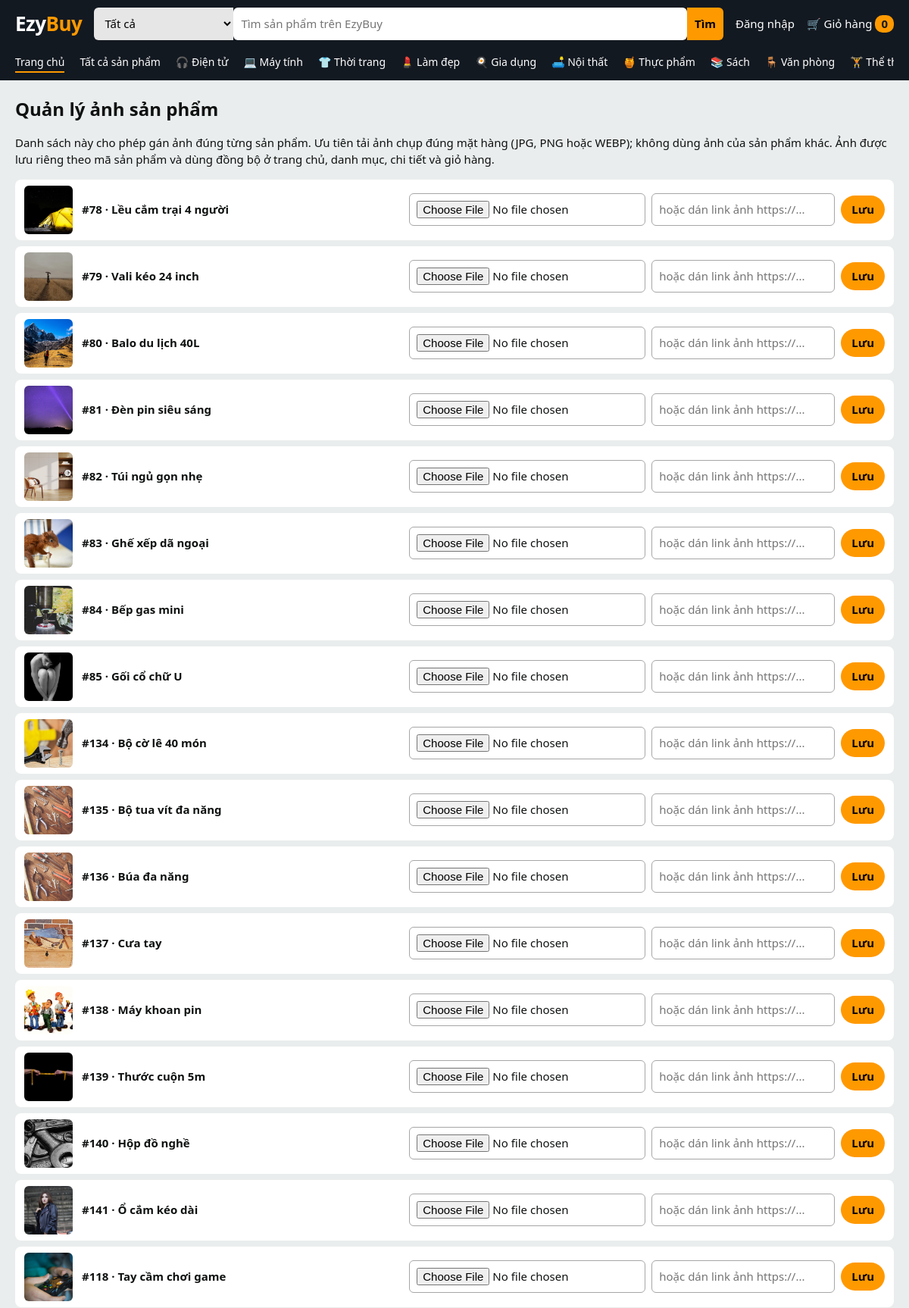
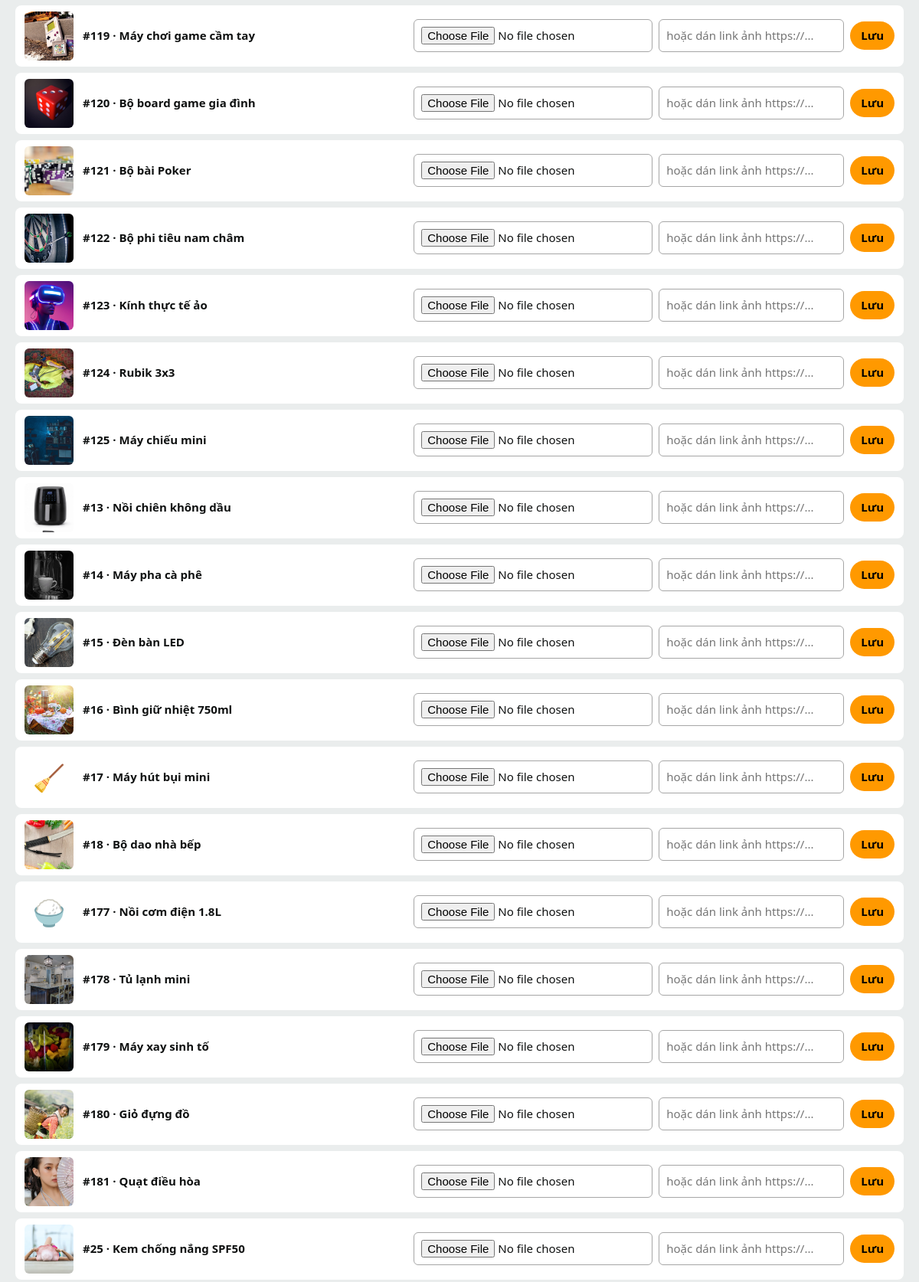
The app's page /images.php (upper part) with its own data (2 pictures, top to bottom).
### tables this page shows
CREATE TABLE products(id INTEGER PRIMARY KEY, name TEXT, category TEXT, price INTEGER, old_price INTEGER, icon TEXT, description TEXT, rating REAL, sold INTEGER, image TEXT);

### images.php (the view, shortened to what this page needs)
<?php
require_once 'config.php';
require 'header.php';
$st = $db->prepare("SELECT * FROM products" . ($curCat !== '' ? " WHERE category = ?" : "") . " ORDER BY category, id");
$st->execute($curCat !== '' ? [$curCat] : []);
?>
<h1 class="ttl">Quản lý ảnh sản phẩm</h1>
<p>Danh sách này cho phép gán ảnh đúng từng sản phẩm. Ưu tiên tải ảnh chụp đúng mặt hàng (JPG, PNG hoặc WEBP); không dùng ảnh của sản phẩm khác. Ảnh được lưu riêng theo mã sản phẩm và dùng đồng bộ ở trang chủ, danh mục, chi tiết và giỏ hàng.</p>
<?php foreach ($st->fetchAll() as $p): ?>
<div class="irow">
  <div class="ith"><?= pic($p) ?></div>
  <b>#<?= $p['id'] ?> · <?= e($p['name']) ?></b>
  <form method="post" enctype="multipart/form-data" action="?cat=<?= urlencode($curCat) ?>">
    <input type="file" name="file" accept="image/*">
    <input name="url" placeholder="hoặc dán link ảnh https://...">
    <button class="btn sm">Lưu</button>
  </form>
</div>
<?php endforeach; require 'footer.php'; ?>

### config.php (shortened to what this page needs)
<?php
function e($s) { return htmlspecialchars((string)$s, ENT_QUOTES, 'UTF-8'); }
function pic($p) {
    $nameRaw = (string)($p['name'] ?? 'Sản phẩm');
    $name = e($nameRaw);
    $file = (string)($p['image'] ?? '');
    if ($file !== '' && is_file(__DIR__ . '/' . $file)) {
        $src = e($file) . '?v=' . filemtime(__DIR__ . '/' . $file);
        return '<img src="' . $src . '" alt="' . $name . '" loading="lazy" decoding="async">';
    }
    $exactPhotos = [
        'Tai nghe không dây' => 'headphones.jpg',
        'Tai nghe kiểm âm' => 'headphones.jpg',
        'Laptop văn phòng 15.6 inch' => 'laptop.jpg',
        'Áo thun cotton' => 'tshirt.jpg',
        'Son dưỡng môi' => 'lipstick.jpg',
        'Nồi chiên không dầu' => 'air-fryer.jpg',
        'Sofa mini 2 chỗ' => 'sofa.jpg',
        'Mật ong rừng 500ml' => 'honey.jpg',
        'Sách Lập trình PHP' => 'books.jpg',
        'Tiểu thuyết bán chạy' => 'books.jpg',
        'Sách học tiếng Anh' => 'books.jpg',
        'Truyện tranh thiếu nhi' => 'books.jpg',
        'Ghế công thái học' => 'office-chair.jpg',
        'Giày chạy bộ' => 'running-shoes.jpg',
        'Lều cắm trại 4 người' => 'tent.jpg',
        'Bình sữa chống đầy hơi' => 'baby-bottle.jpg',
        'Gấu bông lớn' => 'teddy-bear.jpg',
        'Thức ăn cho chó 5kg' => 'pet-food.jpg',
        'Máy đo huyết áp' => 'blood-pressure-monitor.jpg',
        'Mũ bảo hiểm 3/4' => 'motorcycle-helmet.jpg',
    ];
    if (isset($exactPhotos[$nameRaw])) {
        $path = 'assets/img/' . $exactPhotos[$nameRaw];
        if (is_file(__DIR__ . '/' . $path)) {
            return '<img src="' . e($path) . '?v=' . filemtime(__DIR__ . '/' . $path) . '" alt="' . $name . '" loading="lazy" decoding="async">';
        }
    }
    $icon = e($p['icon'] ?? '📦');
    return '<span class="no-photo" role="img" aria-label="Chưa có ảnh riêng cho ' . $name . '">' . $icon . '<small>Ảnh đang cập nhật</small></span>';
}

### assets/style.css (style rules this page uses)
:root { --navy:#131921;--navy2:#232f3e;--orange:#ff9900;--bg:#eaeded;--ink:#0f1111;--mute:#565959;--price:#b12704 }
* { box-sizing:border-box }
html { scroll-behavior:smooth }
body { margin:0;font:15px/1.5 "Segoe UI",system-ui,sans-serif;background:var(--bg);color:var(--ink);animation:pg .35s ease }
.btn { background:var(--orange);border:0;border-radius:20px;padding:10px 22px;font:inherit;font-weight:600;cursor:pointer;transition:transform .15s,background .2s,box-shadow .2s }
.btn.sm { width:100%;padding:7px 14px }
input,textarea { font:inherit;padding:9px;border:1px solid #a6a6a6;border-radius:6px;transition:border-color .2s,box-shadow .2s }
.ttl { margin:0 0 12px;font-size:24px }
.irow { display:flex;gap:12px;align-items:center;background:#fff;border-radius:8px;padding:8px 12px;margin-bottom:8px;flex-wrap:wrap }
.irow form { display:flex;gap:8px;align-items:center;margin-left:auto;flex-wrap:wrap }
.irow .btn { width:auto }
.ith { width:64px;height:64px;font-size:40px;text-align:center;line-height:64px;overflow:hidden;border-radius:6px }
.ith img { width:64px;height:64px;object-fit:cover }
.no-photo { display:flex;min-height:150px;width:100%;align-items:center;justify-content:center;flex-direction:column;gap:6px;color:#6b7280;font-size:48px;background:linear-gradient(145deg,#fafafa,#f1f3f5);border:1px dashed #d5d9de;border-radius:8px }
.ith .no-photo { min-height:64px;font-size:34px;border:0;background:transparent }

### records on screen
products: image (picture), id "78", name "Lều cắm trại 4 người"
products: image (picture), id "79", name "Vali kéo 24 inch"
products: image (picture), id "80", name "Balo du lịch 40L"
products: image (picture), id "81", name "Đèn pin siêu sáng"
products: image (picture), id "82", name "Túi ngủ gọn nhẹ"
products: image (picture), id "83", name "Ghế xếp dã ngoại"
products: image (picture), id "84", name "Bếp gas mini"
products: image (picture), id "85", name "Gối cổ chữ U"
products: image (picture), id "134", name "Bộ cờ lê 40 món"
products: image (picture), id "135", name "Bộ tua vít đa năng"
products: image (picture), id "136", name "Búa đa năng"
products: image (picture), id "137", name "Cưa tay"
products: image (picture), id "138", name "Máy khoan pin"
products: image (picture), id "139", name "Thước cuộn 5m"
products: image (picture), id "140", name "Hộp đồ nghề"
products: image (picture), id "141", name "Ổ cắm kéo dài"
products: image (picture), id "118", name "Tay cầm chơi game"
products: image (picture), id "119", name "Máy chơi game cầm tay"
products: image (picture), id "120", name "Bộ board game gia đình"
products: image (picture), id "121", name "Bộ bài Poker"
products: image (picture), id "122", name "Bộ phi tiêu nam châm"
products: image (picture), id "123", name "Kính thực tế ảo"
products: image (picture), id "124", name "Rubik 3x3"
products: image (picture), id "125", name "Máy chiếu mini"
products: id "13", name "Nồi chiên không dầu"
products: image (picture), id "14", name "Máy pha cà phê"
products: image (picture), id "15", name "Đèn bàn LED"
products: image (picture), id "16", name "Bình giữ nhiệt 750ml"
products: icon "🧹", id "17", name "Máy hút bụi mini"
products: image (picture), id "18", name "Bộ dao nhà bếp"
products: icon "🍚", id "177", name "Nồi cơm điện 1.8L"
products: image (picture), id "178", name "Tủ lạnh mini"
products: image (picture), id "179", name "Máy xay sinh tố"
products: image (picture), id "180", name "Giỏ đựng đồ"
products: image (picture), id "181", name "Quạt điều hòa"
products: image (picture), id "25", name "Kem chống nắng SPF50"

### other values on screen
cart_count() "0"
$CATS[$c] "🎧"
$c "Điện tử"
$CATS[$c] "💻"
$c "Máy tính"
$CATS[$c] "👕"
$c "Thời trang"
$CATS[$c] "💄"
$c "Làm đẹp"
$CATS[$c] "🍳"
$c "Gia dụng"
$CATS[$c] "🛋️"
$c "Nội thất"
$CATS[$c] "🍯"
$c "Thực phẩm"
